Frame 1 (no input): blank canvas, image omitted
Frame 60 (the mouse pressed at the canvas centre just before this capture): blank canvas, image omitted
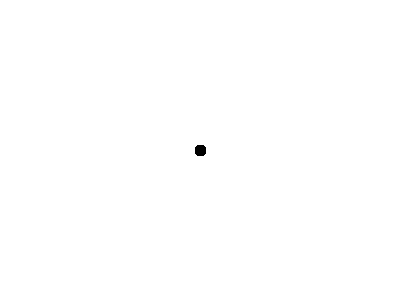
Frame 120 (the mouse held since frame 60 and released just before this capture)

The Processing sketch whose frames 1 and 60 were blank and that drew this single picture after the mouse press (run headless with seeded random() and noise(); from frame 60 on, the mouse is pressed at the canvas centre):

// Processing sketch: test
// ── test.pde
void setup() {
    size(400, 300);
    background(255, 255, 255);
    fill(0,102);
}

void draw() {
    if(mousePressed == true){
        ellipse(mouseX, mouseY, 10, 10);
    }
}
